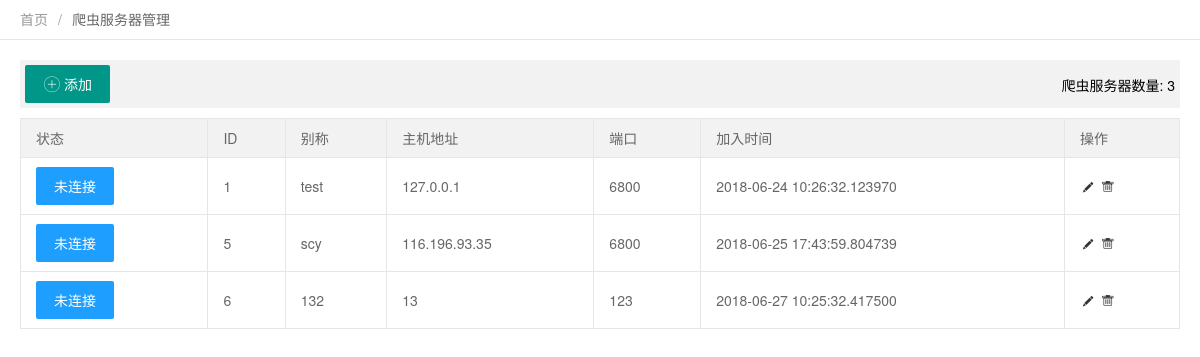
The app's page /client/hlist (signed in), older data.
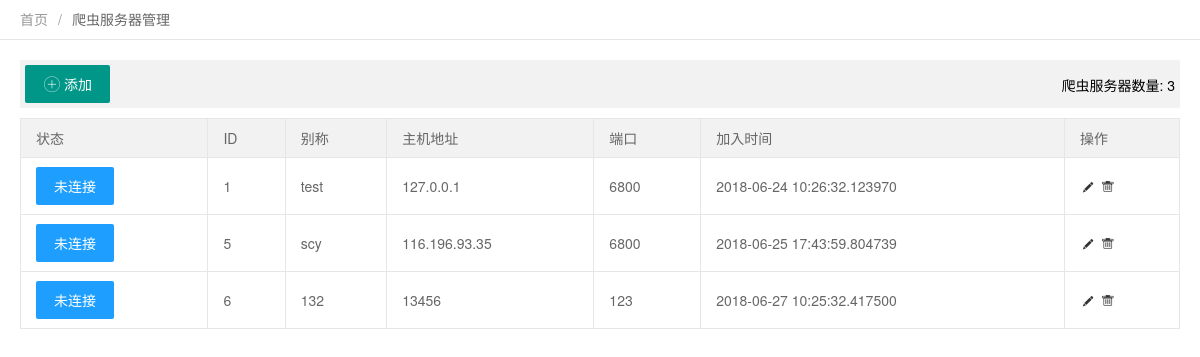
The same page, newer data.
### apps/models/models.py (models this page shows)
class HostList(db.Model):
    __tablename__ = 'host_list'
    id = db.Column(db.Integer,primary_key=True,autoincrement=True)
    host_name = db.Column(db.String(50),nullable=False)
    ip_address = db.Column(db.String(50),nullable=False)
    port_num = db.Column(db.String(50),nullable=False)
    create_time = db.Column(db.DateTime,default=datetime.now)
    user = db.Column(db.VARCHAR(50), nullable=True)
    pwd = db.Column(db.VARCHAR(50), nullable=True)

### apps/client/views.py (the view)
@bp.route('/hlist')
@login_required
def hlist():
    host_list = HostList.query.all()
    counts = len(host_list)
    return render_template('host-list.html', host_list=host_list,counts = counts)

### apps/client/hooks.py (called while the page is built)
@bp.before_request
def before_request():
    if config.USER_ID in session:
        user_id = session.get(config.USER_ID)
        user = Users.query.get(user_id)
        if user:
            g.cms_user = user

### templates/host-list.html (shortened to what this page needs)
{% extends 'base-head.html' %}
{% block body %}
<div class="x-nav">
  <span class="layui-breadcrumb">
    <a href="#">首页</a>
    <a>
      <cite>爬虫服务器管理</cite></a>
  </span>
</div>
<div class="x-body">
  <xblock>
    <button class="layui-btn" onclick="x_admin_show('添加主机','./hadd')"><i class="layui-icon"></i>添加</button>
    <span class="x-right" style="line-height:40px">爬虫服务器数量: {{ counts }}  </span>
  </xblock>
  <table class="layui-table" id="host_list">
    <thead>
      <tr>
        <th>状态</th>
        <th>ID</th>
        <th>别称</th>
        <th>主机地址</th>
        <th>端口</th>
        <th>加入时间</th>
        <th>操作</th>
    </thead>
    <tbody>
    {% for host in host_list %}
      <tr>
        <td class="td-status">
          <span class="layui-btn layui-btn-normal layui-btn-mini" id="run_status"></span></td>
        <td>{{ host.id }}</td>
        <td>{{ host.host_name }}</td>
        <td>{{ host.ip_address }}</td>
        <td>{{ host.port_num }}</td>
        <td>{{ host.create_time }}</td>
        <td class="td-manage">
          <a title="编辑"  onclick="x_admin_show('编辑','./hupdate?id={{ host.id }}')" href="javascript:;">
            <i class="layui-icon">&#xe642;</i>
          </a>
          <a title="删除" onclick="member_del(this,{{ host.id }})" href="javascript:;">
            <i class="layui-icon">&#xe640;</i>
          </a>
        </td>
      </tr>
    {% endfor %}
    </tbody>
  </table>
</div>
{% endblock %}

### templates/base-head.html (shortened to what this page needs)
<!DOCTYPE html>
<html>
<head>
    <link rel="stylesheet" href="{{ url_for('static', filename='css/font.css') }}">
    <link rel="stylesheet" href="{{ url_for('static', filename='css/xadmin.css') }}">
</head>
<body>
{% block body %}{% endblock %}
</body>
</html>

### static/css/xadmin.css (style rules this page uses)
* { margin: 0px; padding: 0px; font-family: "Helvetica Neue", Helvetica, Arial, sans-serif; }
a { text-decoration: none; }
html { width: 100%; height: 100%; overflow-x: hidden; overflow-y: auto; }
body { width: 100%; min-height: 100%; }
.x-body { padding: 20px; }
.x-nav { padding: 0 20px; position: relative; z-index: 99; border-bottom: 1px solid #e5e5e5; line-height: 39px; height: 39px; overflow: hidden; }
xblock { display: block; margin-bottom: 10px; padding: 5px; line-height: 22px; border-radius: 0 2px 2px 0; background-color: #f2f2f2; }
.x-right { float: right; }
table th, table td { word-break: break-all; }

Row changes from the older to the newer data that the page shows:
changed HostList id 6: ip_address "13" → "13456"
